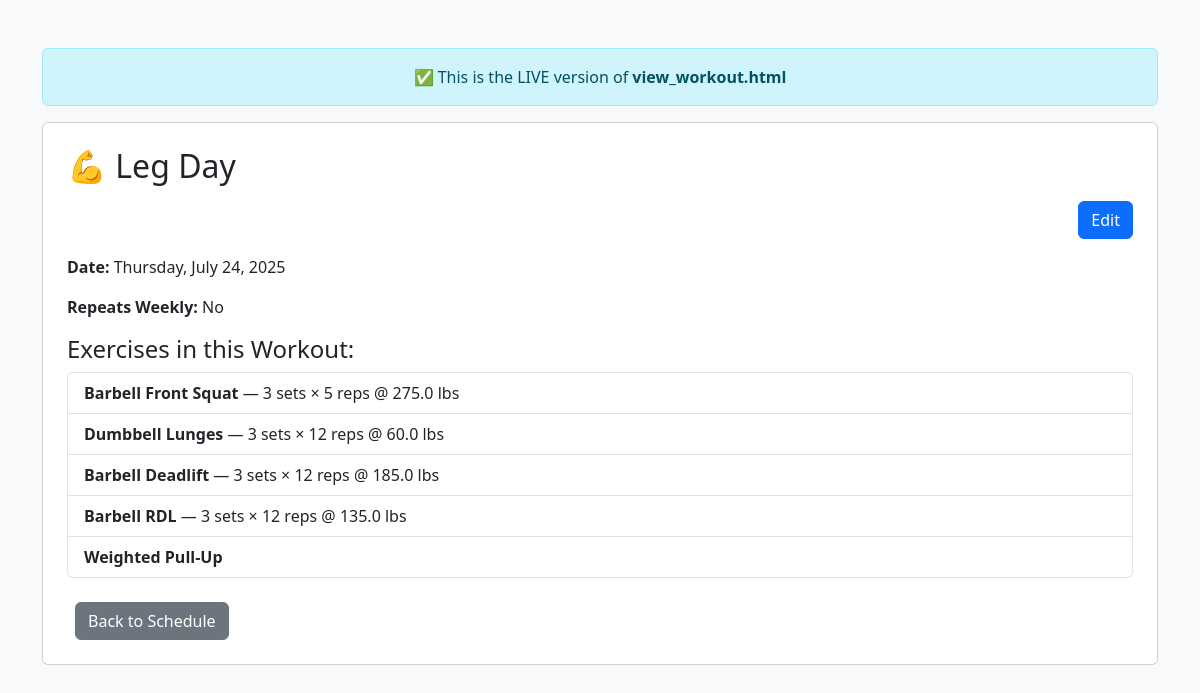
Screenshot of /view/1 with the database file from the repository.
### models.py (models this page shows, shortened)
class Workout(db.Model):
    id = db.Column(db.Integer, primary_key=True)
    name = db.Column(db.String(100), nullable=False)
    date = db.Column(db.Date, nullable=False)
    day_of_week = db.Column(db.String(10))
    repeat_weekly = db.Column(db.Boolean, default=False)
    date_created = db.Column(db.DateTime, default=lambda: datetime.now(timezone.utc))

class WorkoutExercise(db.Model):
    id = db.Column(db.Integer, primary_key=True)
    workout_id = db.Column(db.Integer, db.ForeignKey('workout.id'), nullable=False)
    exercise_id = db.Column(db.Integer, db.ForeignKey('exercise.id'), nullable=False)
    set_number = db.Column(db.Integer)
    reps = db.Column(db.Integer)
    weight_used = db.Column(db.Float)
    order = db.Column(db.Integer)  # for UI reordering (optional)
    exercise = db.relationship('Exercise')  # so you can do .exercise.name

class Exercise(db.Model):
    __tablename__ = 'exercise'
    id = db.Column(db.Integer, primary_key=True)
    name = db.Column(db.String(100), nullable=False, unique=True)
    instructions = db.Column(db.Text, nullable=True)
    video_url = db.Column(db.String(255), nullable=True)
    primary_muscle = db.Column(db.String(100), nullable=False)
    secondary_muscles = db.Column(db.String(255), nullable=True)   # comma-separated
    stabilizers = db.Column(db.String(255), nullable=True)         # comma-separated

### app.py (the view)
@app.route("/view/<int:workout_id>")
def view_workout(workout_id: int):
    workout = Workout.query.get_or_404(workout_id)
    workout_exercises = (
        db.session.query(WorkoutExercise)
        .filter_by(workout_id=workout.id)
        .join(Exercise)
        .all()
    )
    print(f"📋 Found {len(workout_exercises)} exercises for Workout ID {workout.id}")
    all_exercises = Exercise.query.all()
    return render_template(
        "view_workout.html",
        workout=workout,
        workout_exercises=workout_exercises,
        all_exercises=all_exercises,
    )

### templates/view_workout.html (shortened to what this page needs)
<!DOCTYPE html>
<html>
<head>
    <link href="https://cdn.jsdelivr.net/npm/bootstrap@5.3.0/dist/css/bootstrap.min.css" rel="stylesheet">
</head>
<body class="bg-light">
<div class="container py-5">
    <div class="alert alert-info text-center">
        ✅ This is the LIVE version of <strong>view_workout.html</strong>
    </div>
    <div class="card p-4">
        <h2 class="mb-3">💪 {{ workout.name }}</h2>
        <div class="text-end mb-3">
            <button id="editBtn" class="btn btn-primary">Edit</button>
        </div>
        <p><strong>Date:</strong> {{ workout.date.strftime('%A, %B %d, %Y') }}</p>
        <p><strong>Repeats Weekly:</strong> {{ 'Yes' if workout.repeat_weekly else 'No' }}</p>
        <div id="exerciseList">
            <h4>Exercises in this Workout:</h4>
            <ul class="list-group">
                {% for we in workout_exercises %}
                <li class="list-group-item">
                    <strong>{{ we.exercise.name }}</strong>
                    {% if we.set_number and we.reps and we.weight_used %}
                        — {{ we.set_number }} sets × {{ we.reps }} reps @ {{ we.weight_used }} lbs
                    {% endif %}
                </li>
                {% endfor %}
            </ul>
        </div>
        <div class="mt-4">
            <a href="{{ url_for('schedule') }}" class="btn btn-secondary ms-2">Back to Schedule</a>
        </div>
    </div>
</div>
</body>
</html>

### rows the page displays
Workout: name "Leg Day", date "Thursday, July 24, 2025", repeat_weekly "No"
WorkoutExercise: exercise.name "Barbell Front Squat", set_number "3", reps "5", weight_used "275.0"
WorkoutExercise: exercise.name "Dumbbell Lunges", set_number "3", reps "12", weight_used "60.0"
WorkoutExercise: exercise.name "Barbell Deadlift", set_number "3", reps "12", weight_used "185.0"
WorkoutExercise: exercise.name "Barbell RDL", set_number "3", reps "12", weight_used "135.0"
WorkoutExercise: exercise.name "Weighted Pull-Up"
